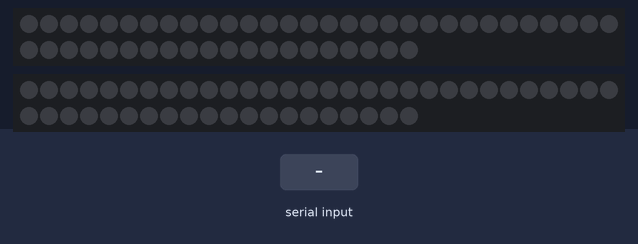
Bench run of a sketch on a simulated Arduino Uno, built with avr-gcc and run on an emulated ATmega328P. Parts: 2 × 50 RGB LEDs in strip order, left to right, continuing on the next row. Inputs (shaded band) come from the test bench. What the sketch prints to the serial monitor is not drawn.

Above: at 1.2 s.
1.3 s: "0" received over Serial
At 2.4 s:
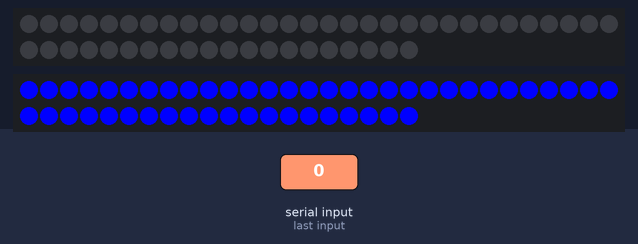
2.9 s: "1" received over Serial
At 4.0 s:
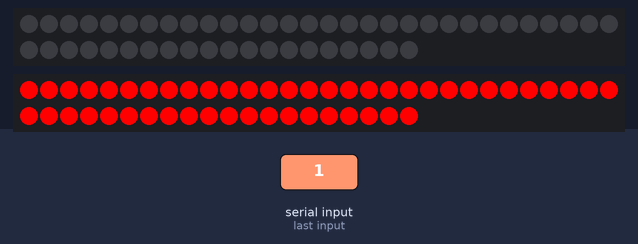
4.5 s: "2" received over Serial
At 5.6 s:
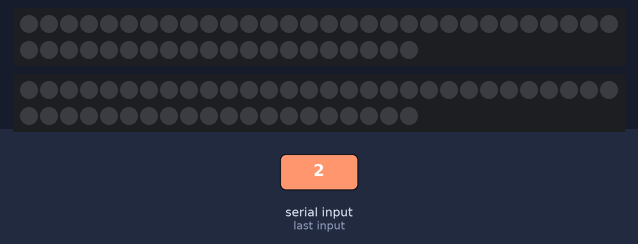
Timing chart, 0 to 7.5 s (numbered marks = the images above; inputs shaded):
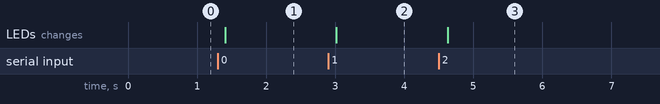

The sketch:

BTSecondary_Neopixel_with_photoresistor.ino
```cpp
#include <Adafruit_NeoPixel.h>


#define LED_COUNT 50
#define NUMPIXELS 50
#define LED_PIN    9
#define PIN 9
#define DELAYVAL 0
#define DELAYVAL2 0
int state = 0;
unsigned long startTime;

Adafruit_NeoPixel strip(LED_COUNT, LED_PIN, NEO_GRB + NEO_KHZ800);
Adafruit_NeoPixel pixels(NUMPIXELS, PIN, NEO_GRB + NEO_KHZ800);

void setup() {
  strip.begin();
  strip.show();
  strip.setBrightness(100);
  Serial.begin(38400);
  pixels.begin();
}


void loop() {
if (Serial.available() > 0) {
  state = Serial.read();
Serial.print("state: ");
Serial.write(state);
}


switch (state) {
      case '0':
        rdy();
        //state = 0;
        break;
      case '1':
       notRdy();
       //state = 0;
        break;
        case '2':
        ledOff();
        break;
      default:
        // statements
        break;
    }

}//end main loop

void rdy(){

 for(int i=0; i<NUMPIXELS; i++) {
    // For each pixel...
    // pixels.Color() takes RGB values, from 0,0,0 up to 255,255,255
    // Here we're using a moderately bright green color:
    pixels.setPixelColor(i, pixels.Color(0, 0, 255));
    pixels.show();   // Send the updated pixel colors to the hardware.

    delay(DELAYVAL); // Pause before next pass through loop
  }
}

void notRdy() {
  //pixels.clear();
  for(int i=0; i<NUMPIXELS; i++) {
    // For each pixel...
    // pixels.Color() takes RGB values, from 0,0,0 up to 255,255,255
    // Here we're using a moderately bright green color:
    pixels.setPixelColor(i, pixels.Color(255, 0, 0));
    pixels.show();   // Send the updated pixel colors to the hardware.

    delay(DELAYVAL); // Pause before next pass through loop
  }
  }

 void ledOff() {
 //pixels.clear();
 for(int i=0; i<NUMPIXELS; i++) {
   // For each pixel...
   // pixels.Color() takes RGB values, from 0,0,0 up to 255,255,255
   // Here we're using a moderately bright green color:
   pixels.setPixelColor(i, pixels.Color(0, 0, 0));
   pixels.show();   // Send the updated pixel colors to the hardware.


   delay(DELAYVAL2); // Pause before next pass through loop
 }
 }
```

Measured:
- after the input at 1.3 s, the LEDs: change after 0.11 s (image 1)
- after the input at 2.9 s, the LEDs: change after 0.12 s (image 2)
- after the input at 4.5 s, the LEDs: change after 0.13 s (image 3)
